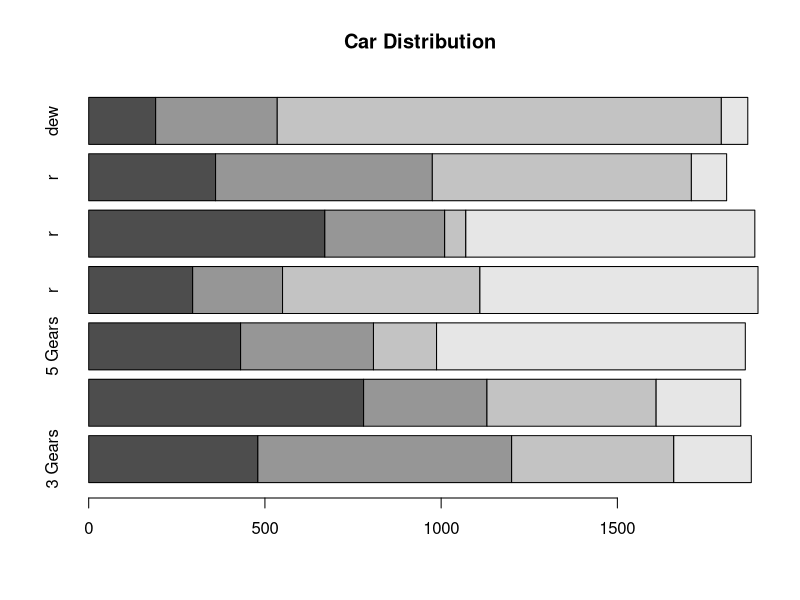

Write R code to recreate this figure.
#Use Case Number 2: Link to SRAdb
      #Find what GaP studies exist in terms of their data types categorized in SRA

#Make a graph like this, this one has fake data:
test <-dat <- read.table(text = "A   B   C   D   E   F    G
 1 480 780 431 295 670 360  190
 2 720 350 377 255 340 615  345
 3 460 480 179 560  60 735 1260
 4 220 240 876 789 820 100   75", header = TRUE)
barplot(as.matrix(test), main="Car Distribution",horiz=TRUE,
           names.arg=c("3 Gears", "4 Gears", "5 Gears", "r","r","r","dew"))
